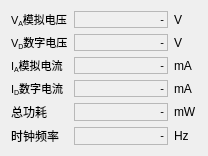
<?xml version="1.0" encoding="UTF-8"?>
<ui version="4.0">
 <class>QPowerMonitorClass</class>
 <widget class="QDialog" name="QPowerMonitorClass">
  <property name="geometry">
   <rect>
    <x>0</x>
    <y>0</y>
    <width>208</width>
    <height>156</height>
   </rect>
  </property>
  <property name="sizePolicy">
   <sizepolicy hsizetype="Preferred" vsizetype="Preferred">
    <horstretch>0</horstretch>
    <verstretch>0</verstretch>
   </sizepolicy>
  </property>
  <property name="windowTitle">
   <string>电源监控</string>
  </property>
  <layout class="QGridLayout" name="gridLayout">
   <item row="0" column="0">
    <widget class="QLabel" name="label_5">
     <property name="sizePolicy">
      <sizepolicy hsizetype="Preferred" vsizetype="Preferred">
       <horstretch>0</horstretch>
       <verstretch>0</verstretch>
      </sizepolicy>
     </property>
     <property name="text">
      <string>&lt;!DOCTYPE HTML PUBLIC &quot;-//W3C//DTD HTML 4.0//EN&quot; &quot;http://www.w3.org/TR/REC-html40/strict.dtd&quot;&gt;
&lt;html&gt;&lt;head&gt;&lt;meta name=&quot;qrichtext&quot; content=&quot;1&quot; /&gt;&lt;style type=&quot;text/css&quot;&gt;
p, li { white-space: pre-wrap; }
&lt;/style&gt;&lt;/head&gt;&lt;body style=&quot; font-family:'MS Shell Dlg 2'; font-size:8.25pt; font-weight:400; font-style:normal;&quot;&gt;
&lt;p style=&quot; margin-top:0px; margin-bottom:0px; margin-left:0px; margin-right:0px; -qt-block-indent:0; text-indent:0px;&quot;&gt;&lt;span style=&quot; font-size:8pt;&quot;&gt;V&lt;/span&gt;&lt;span style=&quot; font-size:8pt; vertical-align:sub;&quot;&gt;A&lt;/span&gt;&lt;span style=&quot; font-size:8pt;&quot;&gt;模拟电压&lt;/span&gt;&lt;/p&gt;&lt;/body&gt;&lt;/html&gt;</string>
     </property>
    </widget>
   </item>
   <item row="0" column="1">
    <widget class="QLineLabel" name="va">
     <property name="sizePolicy">
      <sizepolicy hsizetype="Expanding" vsizetype="Preferred">
       <horstretch>0</horstretch>
       <verstretch>0</verstretch>
      </sizepolicy>
     </property>
     <property name="frameShape">
      <enum>QFrame::StyledPanel</enum>
     </property>
     <property name="text">
      <string>&lt;!DOCTYPE HTML PUBLIC &quot;-//W3C//DTD HTML 4.0//EN&quot; &quot;http://www.w3.org/TR/REC-html40/strict.dtd&quot;&gt;
&lt;html&gt;&lt;head&gt;&lt;meta name=&quot;qrichtext&quot; content=&quot;1&quot; /&gt;&lt;style type=&quot;text/css&quot;&gt;
p, li { white-space: pre-wrap; }
&lt;/style&gt;&lt;/head&gt;&lt;body style=&quot; font-family:'MS Shell Dlg 2'; font-size:8.25pt; font-weight:400; font-style:normal;&quot;&gt;
&lt;p style=&quot; margin-top:0px; margin-bottom:0px; margin-left:0px; margin-right:0px; -qt-block-indent:0; text-indent:0px;&quot;&gt;&lt;span style=&quot; font-size:8pt;&quot;&gt;-&lt;/span&gt;&lt;/p&gt;&lt;/body&gt;&lt;/html&gt;</string>
     </property>
     <property name="alignment">
      <set>Qt::AlignRight|Qt::AlignTrailing|Qt::AlignVCenter</set>
     </property>
    </widget>
   </item>
   <item row="0" column="2">
    <widget class="QLabel" name="label_6">
     <property name="sizePolicy">
      <sizepolicy hsizetype="Preferred" vsizetype="Preferred">
       <horstretch>0</horstretch>
       <verstretch>0</verstretch>
      </sizepolicy>
     </property>
     <property name="text">
      <string>V</string>
     </property>
    </widget>
   </item>
   <item row="1" column="0">
    <widget class="QLabel" name="label_8">
     <property name="sizePolicy">
      <sizepolicy hsizetype="Preferred" vsizetype="Preferred">
       <horstretch>0</horstretch>
       <verstretch>0</verstretch>
      </sizepolicy>
     </property>
     <property name="text">
      <string>&lt;!DOCTYPE HTML PUBLIC &quot;-//W3C//DTD HTML 4.0//EN&quot; &quot;http://www.w3.org/TR/REC-html40/strict.dtd&quot;&gt;
&lt;html&gt;&lt;head&gt;&lt;meta name=&quot;qrichtext&quot; content=&quot;1&quot; /&gt;&lt;style type=&quot;text/css&quot;&gt;
p, li { white-space: pre-wrap; }
&lt;/style&gt;&lt;/head&gt;&lt;body style=&quot; font-family:'MS Shell Dlg 2'; font-size:8.25pt; font-weight:400; font-style:normal;&quot;&gt;
&lt;p style=&quot; margin-top:0px; margin-bottom:0px; margin-left:0px; margin-right:0px; -qt-block-indent:0; text-indent:0px;&quot;&gt;&lt;span style=&quot; font-size:8pt;&quot;&gt;V&lt;/span&gt;&lt;span style=&quot; font-size:8pt; vertical-align:sub;&quot;&gt;D&lt;/span&gt;&lt;span style=&quot; font-size:8pt;&quot;&gt;数字&lt;/span&gt;&lt;span style=&quot; font-size:8pt;&quot;&gt;电压&lt;/span&gt;&lt;/p&gt;&lt;/body&gt;&lt;/html&gt;</string>
     </property>
    </widget>
   </item>
   <item row="1" column="1">
    <widget class="QLineLabel" name="vd">
     <property name="sizePolicy">
      <sizepolicy hsizetype="Expanding" vsizetype="Preferred">
       <horstretch>0</horstretch>
       <verstretch>0</verstretch>
      </sizepolicy>
     </property>
     <property name="frameShape">
      <enum>QFrame::StyledPanel</enum>
     </property>
     <property name="text">
      <string>&lt;!DOCTYPE HTML PUBLIC &quot;-//W3C//DTD HTML 4.0//EN&quot; &quot;http://www.w3.org/TR/REC-html40/strict.dtd&quot;&gt;
&lt;html&gt;&lt;head&gt;&lt;meta name=&quot;qrichtext&quot; content=&quot;1&quot; /&gt;&lt;style type=&quot;text/css&quot;&gt;
p, li { white-space: pre-wrap; }
&lt;/style&gt;&lt;/head&gt;&lt;body style=&quot; font-family:'MS Shell Dlg 2'; font-size:8.25pt; font-weight:400; font-style:normal;&quot;&gt;
&lt;p style=&quot; margin-top:0px; margin-bottom:0px; margin-left:0px; margin-right:0px; -qt-block-indent:0; text-indent:0px;&quot;&gt;&lt;span style=&quot; font-size:8pt;&quot;&gt;-&lt;/span&gt;&lt;/p&gt;&lt;/body&gt;&lt;/html&gt;</string>
     </property>
     <property name="alignment">
      <set>Qt::AlignRight|Qt::AlignTrailing|Qt::AlignVCenter</set>
     </property>
    </widget>
   </item>
   <item row="1" column="2">
    <widget class="QLabel" name="label_7">
     <property name="sizePolicy">
      <sizepolicy hsizetype="Preferred" vsizetype="Preferred">
       <horstretch>0</horstretch>
       <verstretch>0</verstretch>
      </sizepolicy>
     </property>
     <property name="text">
      <string>V</string>
     </property>
    </widget>
   </item>
   <item row="2" column="0">
    <widget class="QLabel" name="label_4">
     <property name="sizePolicy">
      <sizepolicy hsizetype="Preferred" vsizetype="Preferred">
       <horstretch>0</horstretch>
       <verstretch>0</verstretch>
      </sizepolicy>
     </property>
     <property name="text">
      <string>&lt;!DOCTYPE HTML PUBLIC &quot;-//W3C//DTD HTML 4.0//EN&quot; &quot;http://www.w3.org/TR/REC-html40/strict.dtd&quot;&gt;
&lt;html&gt;&lt;head&gt;&lt;meta name=&quot;qrichtext&quot; content=&quot;1&quot; /&gt;&lt;style type=&quot;text/css&quot;&gt;
p, li { white-space: pre-wrap; }
&lt;/style&gt;&lt;/head&gt;&lt;body style=&quot; font-family:'MS Shell Dlg 2'; font-size:8.25pt; font-weight:400; font-style:normal;&quot;&gt;
&lt;p style=&quot; margin-top:0px; margin-bottom:0px; margin-left:0px; margin-right:0px; -qt-block-indent:0; text-indent:0px;&quot;&gt;I&lt;span style=&quot; vertical-align:sub;&quot;&gt;A&lt;/span&gt;模拟电流&lt;/p&gt;&lt;/body&gt;&lt;/html&gt;</string>
     </property>
    </widget>
   </item>
   <item row="2" column="1">
    <widget class="QLineLabel" name="ia">
     <property name="sizePolicy">
      <sizepolicy hsizetype="Expanding" vsizetype="Preferred">
       <horstretch>0</horstretch>
       <verstretch>0</verstretch>
      </sizepolicy>
     </property>
     <property name="frameShape">
      <enum>QFrame::StyledPanel</enum>
     </property>
     <property name="text">
      <string>&lt;!DOCTYPE HTML PUBLIC &quot;-//W3C//DTD HTML 4.0//EN&quot; &quot;http://www.w3.org/TR/REC-html40/strict.dtd&quot;&gt;
&lt;html&gt;&lt;head&gt;&lt;meta name=&quot;qrichtext&quot; content=&quot;1&quot; /&gt;&lt;style type=&quot;text/css&quot;&gt;
p, li { white-space: pre-wrap; }
&lt;/style&gt;&lt;/head&gt;&lt;body style=&quot; font-family:'MS Shell Dlg 2'; font-size:8.25pt; font-weight:400; font-style:normal;&quot;&gt;
&lt;p style=&quot; margin-top:0px; margin-bottom:0px; margin-left:0px; margin-right:0px; -qt-block-indent:0; text-indent:0px;&quot;&gt;&lt;span style=&quot; font-size:8pt;&quot;&gt;-&lt;/span&gt;&lt;/p&gt;&lt;/body&gt;&lt;/html&gt;</string>
     </property>
     <property name="alignment">
      <set>Qt::AlignRight|Qt::AlignTrailing|Qt::AlignVCenter</set>
     </property>
    </widget>
   </item>
   <item row="2" column="2">
    <widget class="QLabel" name="label_3">
     <property name="sizePolicy">
      <sizepolicy hsizetype="Preferred" vsizetype="Preferred">
       <horstretch>0</horstretch>
       <verstretch>0</verstretch>
      </sizepolicy>
     </property>
     <property name="text">
      <string>mA</string>
     </property>
    </widget>
   </item>
   <item row="3" column="0">
    <widget class="QLabel" name="label">
     <property name="sizePolicy">
      <sizepolicy hsizetype="Preferred" vsizetype="Preferred">
       <horstretch>0</horstretch>
       <verstretch>0</verstretch>
      </sizepolicy>
     </property>
     <property name="text">
      <string>&lt;!DOCTYPE HTML PUBLIC &quot;-//W3C//DTD HTML 4.0//EN&quot; &quot;http://www.w3.org/TR/REC-html40/strict.dtd&quot;&gt;
&lt;html&gt;&lt;head&gt;&lt;meta name=&quot;qrichtext&quot; content=&quot;1&quot; /&gt;&lt;style type=&quot;text/css&quot;&gt;
p, li { white-space: pre-wrap; }
&lt;/style&gt;&lt;/head&gt;&lt;body style=&quot; font-family:'MS Shell Dlg 2'; font-size:8.25pt; font-weight:400; font-style:normal;&quot;&gt;
&lt;p style=&quot; margin-top:0px; margin-bottom:0px; margin-left:0px; margin-right:0px; -qt-block-indent:0; text-indent:0px;&quot;&gt;I&lt;span style=&quot; vertical-align:sub;&quot;&gt;D&lt;/span&gt;数字电流&lt;/p&gt;&lt;/body&gt;&lt;/html&gt;</string>
     </property>
    </widget>
   </item>
   <item row="3" column="1">
    <widget class="QLineLabel" name="id">
     <property name="sizePolicy">
      <sizepolicy hsizetype="Expanding" vsizetype="Preferred">
       <horstretch>0</horstretch>
       <verstretch>0</verstretch>
      </sizepolicy>
     </property>
     <property name="frameShape">
      <enum>QFrame::StyledPanel</enum>
     </property>
     <property name="text">
      <string>&lt;!DOCTYPE HTML PUBLIC &quot;-//W3C//DTD HTML 4.0//EN&quot; &quot;http://www.w3.org/TR/REC-html40/strict.dtd&quot;&gt;
&lt;html&gt;&lt;head&gt;&lt;meta name=&quot;qrichtext&quot; content=&quot;1&quot; /&gt;&lt;style type=&quot;text/css&quot;&gt;
p, li { white-space: pre-wrap; }
&lt;/style&gt;&lt;/head&gt;&lt;body style=&quot; font-family:'MS Shell Dlg 2'; font-size:8.25pt; font-weight:400; font-style:normal;&quot;&gt;
&lt;p style=&quot; margin-top:0px; margin-bottom:0px; margin-left:0px; margin-right:0px; -qt-block-indent:0; text-indent:0px;&quot;&gt;&lt;span style=&quot; font-size:8pt;&quot;&gt;-&lt;/span&gt;&lt;/p&gt;&lt;/body&gt;&lt;/html&gt;</string>
     </property>
     <property name="alignment">
      <set>Qt::AlignRight|Qt::AlignTrailing|Qt::AlignVCenter</set>
     </property>
    </widget>
   </item>
   <item row="3" column="2">
    <widget class="QLabel" name="label_2">
     <property name="sizePolicy">
      <sizepolicy hsizetype="Preferred" vsizetype="Preferred">
       <horstretch>0</horstretch>
       <verstretch>0</verstretch>
      </sizepolicy>
     </property>
     <property name="text">
      <string>mA</string>
     </property>
    </widget>
   </item>
   <item row="4" column="0">
    <widget class="QLabel" name="label_10">
     <property name="sizePolicy">
      <sizepolicy hsizetype="Preferred" vsizetype="Preferred">
       <horstretch>0</horstretch>
       <verstretch>0</verstretch>
      </sizepolicy>
     </property>
     <property name="text">
      <string>总功耗</string>
     </property>
    </widget>
   </item>
   <item row="4" column="1">
    <widget class="QLineLabel" name="p">
     <property name="sizePolicy">
      <sizepolicy hsizetype="Expanding" vsizetype="Preferred">
       <horstretch>0</horstretch>
       <verstretch>0</verstretch>
      </sizepolicy>
     </property>
     <property name="frameShape">
      <enum>QFrame::StyledPanel</enum>
     </property>
     <property name="text">
      <string>&lt;!DOCTYPE HTML PUBLIC &quot;-//W3C//DTD HTML 4.0//EN&quot; &quot;http://www.w3.org/TR/REC-html40/strict.dtd&quot;&gt;
&lt;html&gt;&lt;head&gt;&lt;meta name=&quot;qrichtext&quot; content=&quot;1&quot; /&gt;&lt;style type=&quot;text/css&quot;&gt;
p, li { white-space: pre-wrap; }
&lt;/style&gt;&lt;/head&gt;&lt;body style=&quot; font-family:'MS Shell Dlg 2'; font-size:8.25pt; font-weight:400; font-style:normal;&quot;&gt;
&lt;p style=&quot; margin-top:0px; margin-bottom:0px; margin-left:0px; margin-right:0px; -qt-block-indent:0; text-indent:0px;&quot;&gt;&lt;span style=&quot; font-size:8pt;&quot;&gt;-&lt;/span&gt;&lt;/p&gt;&lt;/body&gt;&lt;/html&gt;</string>
     </property>
     <property name="alignment">
      <set>Qt::AlignRight|Qt::AlignTrailing|Qt::AlignVCenter</set>
     </property>
    </widget>
   </item>
   <item row="4" column="2">
    <widget class="QLabel" name="label_9">
     <property name="sizePolicy">
      <sizepolicy hsizetype="Preferred" vsizetype="Preferred">
       <horstretch>0</horstretch>
       <verstretch>0</verstretch>
      </sizepolicy>
     </property>
     <property name="text">
      <string>mW</string>
     </property>
    </widget>
   </item>
   <item row="5" column="0">
    <widget class="QLabel" name="label_11">
     <property name="sizePolicy">
      <sizepolicy hsizetype="Preferred" vsizetype="Preferred">
       <horstretch>0</horstretch>
       <verstretch>0</verstretch>
      </sizepolicy>
     </property>
     <property name="text">
      <string>时钟频率</string>
     </property>
    </widget>
   </item>
   <item row="5" column="1">
    <widget class="QLineLabel" name="freq">
     <property name="sizePolicy">
      <sizepolicy hsizetype="Expanding" vsizetype="Preferred">
       <horstretch>0</horstretch>
       <verstretch>0</verstretch>
      </sizepolicy>
     </property>
     <property name="frameShape">
      <enum>QFrame::StyledPanel</enum>
     </property>
     <property name="text">
      <string>&lt;!DOCTYPE HTML PUBLIC &quot;-//W3C//DTD HTML 4.0//EN&quot; &quot;http://www.w3.org/TR/REC-html40/strict.dtd&quot;&gt;
&lt;html&gt;&lt;head&gt;&lt;meta name=&quot;qrichtext&quot; content=&quot;1&quot; /&gt;&lt;style type=&quot;text/css&quot;&gt;
p, li { white-space: pre-wrap; }
&lt;/style&gt;&lt;/head&gt;&lt;body style=&quot; font-family:'MS Shell Dlg 2'; font-size:8.25pt; font-weight:400; font-style:normal;&quot;&gt;
&lt;p style=&quot; margin-top:0px; margin-bottom:0px; margin-left:0px; margin-right:0px; -qt-block-indent:0; text-indent:0px;&quot;&gt;&lt;span style=&quot; font-size:8pt;&quot;&gt;-&lt;/span&gt;&lt;/p&gt;&lt;/body&gt;&lt;/html&gt;</string>
     </property>
     <property name="alignment">
      <set>Qt::AlignRight|Qt::AlignTrailing|Qt::AlignVCenter</set>
     </property>
    </widget>
   </item>
   <item row="5" column="2">
    <widget class="QLabel" name="label_12">
     <property name="sizePolicy">
      <sizepolicy hsizetype="Preferred" vsizetype="Preferred">
       <horstretch>0</horstretch>
       <verstretch>0</verstretch>
      </sizepolicy>
     </property>
     <property name="text">
      <string>Hz</string>
     </property>
    </widget>
   </item>
  </layout>
 </widget>
 <layoutdefault spacing="6" margin="11"/>
 <customwidgets>
  <customwidget>
   <class>QLineLabel</class>
   <extends>QLabel</extends>
   <header>qlinelabel.h</header>
  </customwidget>
 </customwidgets>
 <resources/>
 <connections/>
</ui>
